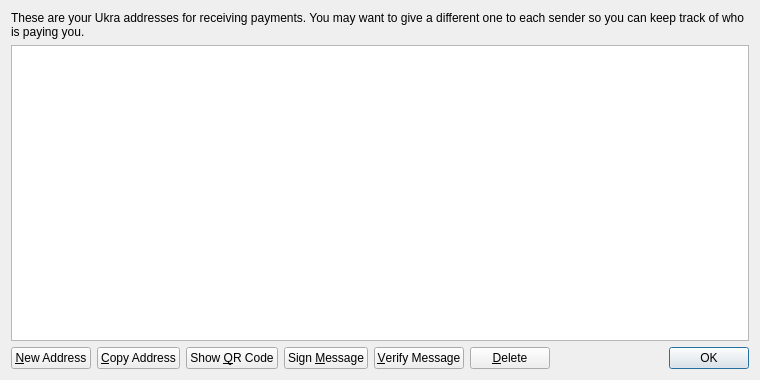
<?xml version="1.0" encoding="UTF-8"?>
<ui version="4.0">
 <class>AddressBookPage</class>
 <widget class="QWidget" name="AddressBookPage">
  <property name="geometry">
   <rect>
    <x>0</x>
    <y>0</y>
    <width>760</width>
    <height>380</height>
   </rect>
  </property>
  <property name="windowTitle">
   <string>Address Book</string>
  </property>
  <layout class="QVBoxLayout" name="verticalLayout">
   <item>
    <widget class="QLabel" name="labelExplanation">
     <property name="text">
      <string>These are your Ukra addresses for receiving payments. You may want to give a different one to each sender so you can keep track of who is paying you.</string>
     </property>
     <property name="textFormat">
      <enum>Qt::PlainText</enum>
     </property>
     <property name="wordWrap">
      <bool>true</bool>
     </property>
    </widget>
   </item>
   <item>
    <widget class="QTableView" name="tableView">
     <property name="contextMenuPolicy">
      <enum>Qt::CustomContextMenu</enum>
     </property>
     <property name="toolTip">
      <string>Double-click to edit address or label</string>
     </property>
     <property name="tabKeyNavigation">
      <bool>false</bool>
     </property>
     <property name="alternatingRowColors">
      <bool>true</bool>
     </property>
     <property name="selectionMode">
      <enum>QAbstractItemView::SingleSelection</enum>
     </property>
     <property name="selectionBehavior">
      <enum>QAbstractItemView::SelectRows</enum>
     </property>
     <property name="sortingEnabled">
      <bool>true</bool>
     </property>
     <attribute name="verticalHeaderVisible">
      <bool>false</bool>
     </attribute>
    </widget>
   </item>
   <item>
    <layout class="QHBoxLayout" name="horizontalLayout">
     <item>
      <widget class="QPushButton" name="newAddressButton">
       <property name="toolTip">
        <string>Create a new address</string>
       </property>
       <property name="text">
        <string>&amp;New Address</string>
       </property>
       <property name="icon">
        <iconset resource="../bitcoin.qrc">
         <normaloff>:/icons/add</normaloff>:/icons/add</iconset>
       </property>
      </widget>
     </item>
     <item>
      <widget class="QPushButton" name="copyToClipboard">
       <property name="toolTip">
        <string>Copy the currently selected address to the system clipboard</string>
       </property>
       <property name="text">
        <string>&amp;Copy Address</string>
       </property>
       <property name="icon">
        <iconset resource="../bitcoin.qrc">
         <normaloff>:/icons/editcopy</normaloff>:/icons/editcopy</iconset>
       </property>
      </widget>
     </item>
     <item>
      <widget class="QPushButton" name="showQRCode">
       <property name="text">
        <string>Show &amp;QR Code</string>
       </property>
       <property name="icon">
        <iconset resource="../bitcoin.qrc">
         <normaloff>:/icons/qrcode</normaloff>:/icons/qrcode</iconset>
       </property>
      </widget>
     </item>
     <item>
      <widget class="QPushButton" name="signMessage">
       <property name="toolTip">
        <string>Sign a message to prove you own a Ukra address</string>
       </property>
       <property name="text">
        <string>Sign &amp;Message</string>
       </property>
       <property name="icon">
        <iconset resource="../bitcoin.qrc">
         <normaloff>:/icons/edit</normaloff>:/icons/edit</iconset>
       </property>
      </widget>
     </item>
     <item>
      <widget class="QPushButton" name="verifyMessage">
       <property name="toolTip">
        <string>Verify a message to ensure it was signed with a specified Ukra address</string>
       </property>
       <property name="text">
        <string>&amp;Verify Message</string>
       </property>
       <property name="icon">
        <iconset resource="../bitcoin.qrc">
         <normaloff>:/icons/transaction_0</normaloff>:/icons/transaction_0</iconset>
       </property>
      </widget>
     </item>
     <item>
      <widget class="QPushButton" name="deleteButton">
       <property name="toolTip">
        <string>Delete the currently selected address from the list</string>
       </property>
       <property name="text">
        <string>&amp;Delete</string>
       </property>
       <property name="icon">
        <iconset resource="../bitcoin.qrc">
         <normaloff>:/icons/remove</normaloff>:/icons/remove</iconset>
       </property>
      </widget>
     </item>
     <item>
      <spacer name="horizontalSpacer">
       <property name="orientation">
        <enum>Qt::Horizontal</enum>
       </property>
       <property name="sizeHint" stdset="0">
        <size>
         <width>40</width>
         <height>20</height>
        </size>
       </property>
      </spacer>
     </item>
     <item>
      <widget class="QDialogButtonBox" name="buttonBox">
       <property name="sizePolicy">
        <sizepolicy hsizetype="Maximum" vsizetype="Fixed">
         <horstretch>0</horstretch>
         <verstretch>0</verstretch>
        </sizepolicy>
       </property>
       <property name="standardButtons">
        <set>QDialogButtonBox::Ok</set>
       </property>
      </widget>
     </item>
    </layout>
   </item>
  </layout>
 </widget>
 <resources>
  <include location="../bitcoin.qrc"/>
 </resources>
 <connections/>
</ui>
